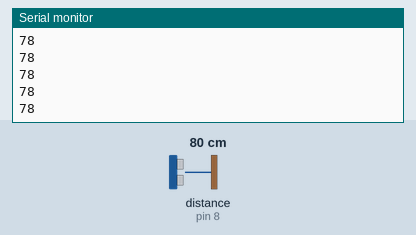
Simulated run of this sketch. Board: Arduino Uno, built with avr-gcc and run on an emulated ATmega328P. On the bench: the last lines printed to the serial monitor. Wiring (inferred from the names in the program): ultrasonic range finder: trigger pin 8; echo pin 8. Inputs (shaded band) come from the test bench; at power-on: distance to the obstacle (sensor on pin 8) 80 cm. The echo pulse lasts 58.3 µs per cm.

Above: at 1.2 s.
1.3 s: distance to the obstacle (sensor on pin 8) set to 2 cm
At 2.0 s:
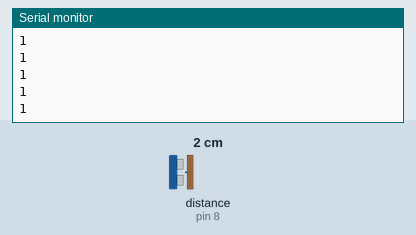
2.8 s: distance to the obstacle (sensor on pin 8) set to 4 cm
At 3.9 s:
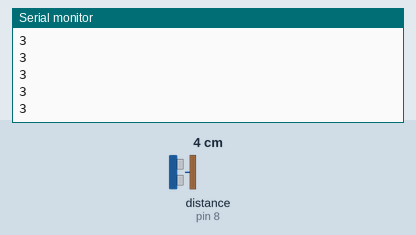
Timing chart, 0 to 5.8 s (numbered marks = the images above; inputs shaded):
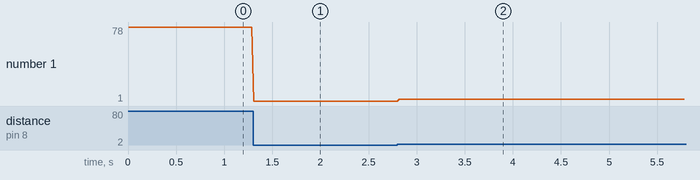

Measured:
- after the input at 1.3 s, the serial monitor: prints a new line at once (image 1)
- after the input at 2.8 s, the serial monitor: prints a new line at once (image 2)
- plotted number 1: 78 → 1 after the input at 1.3 s, 1 → 3 after the input at 2.8 s

The sketch:

Prox._Sensor.ino
```cpp
//Interface a PING ultrasonic sensor which uses ultrasonic waves to measure distance
//It consists of 3 pins: GND, 5V, and SIG
//Datasheet available: https://www.parallax.com/sites/default/files/downloads/28015-PING-Sensor-Product-Guide-v2.0.pdf

#include <LiquidCrystal.h>

//variable declarations
long duration;
int distancecm;
long distancein;
const int RS = 2, EN = 3, D4 = 4, D5 = 5, D6 = 6, D7 = 7;

LiquidCrystal lcd(RS,EN,D4,D5,D6,D7);   //set Uno pins that are connected to LCD, 4-bit mode

void setup() {
  //lcd.begin(16,2);          //set 16 columns and 2 rows of 16x2 LCD
  pinMode(8, OUTPUT);
  digitalWrite(8, LOW);
  Serial.begin(9600);
}

void loop() {
  //Trigger the sensor with a 2usec HIGH pulse
  digitalWrite(8, HIGH);
  delayMicroseconds(2);
  digitalWrite(8, LOW);

  pinMode(8, INPUT);              //set pin as input to read return pulse from sensor
  duration = pulseIn(8, HIGH);    //obtain length of HIGH pulse in microseconds

  //Ping sensor returns HIGH output pulse that gives the time required for the burst
  //echo to return back to the sensor

  //Speed of sound travels at 1130ft/sec (0.00113ft/usec) or 340m/sec (0.034cm/usec)
  //Must divide by 2 since time received is time for sound wave to travel to and from object

  //Calculate distance in inches and centimeters
  distancecm = duration*0.034/2;
  distancein = distancecm*0.3937;     //1cm = 0.3937in

  //display distance to LCD
  // lcd.clear();
  // lcd.print("Distance: ");
  // lcd.print(distancecm);
  // lcd.print("cm");
  // lcd.setCursor(10,1);
  // lcd.print(distancein);
  // lcd.print("in");
  Serial.println(distancecm);
  delay(20);
  pinMode(8, OUTPUT);               //set pin 8 back to an output to trigger next distance measurement
  digitalWrite(8, LOW);

}
```
